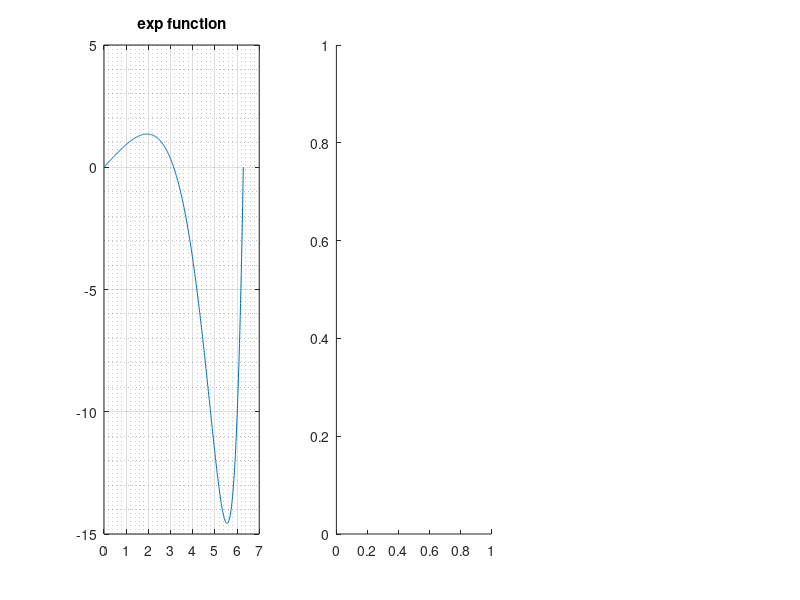

This chart was generated by the following MATLAB code: (Note: this script raises an error after producing the figure.)
% plot 2 graphs

x=linspace(0, 2*pi, 400);
y=exp(((-x).^2)/10).*sin(x);
subplot(1,3,1);
plot(x,y);
grid on;
grid minor;
title("exp function");

theta=0:0.01*pi:2*pi;
r=5*cos(4*theta);
subplot(1,3,2);
polarplot(theta, r);
title("polar function");

new_r=sqrt(5^2*cos(2*theta));
subplot(1,3,3);
polarplot(theta, new_r);
title("sqrt polar plot");